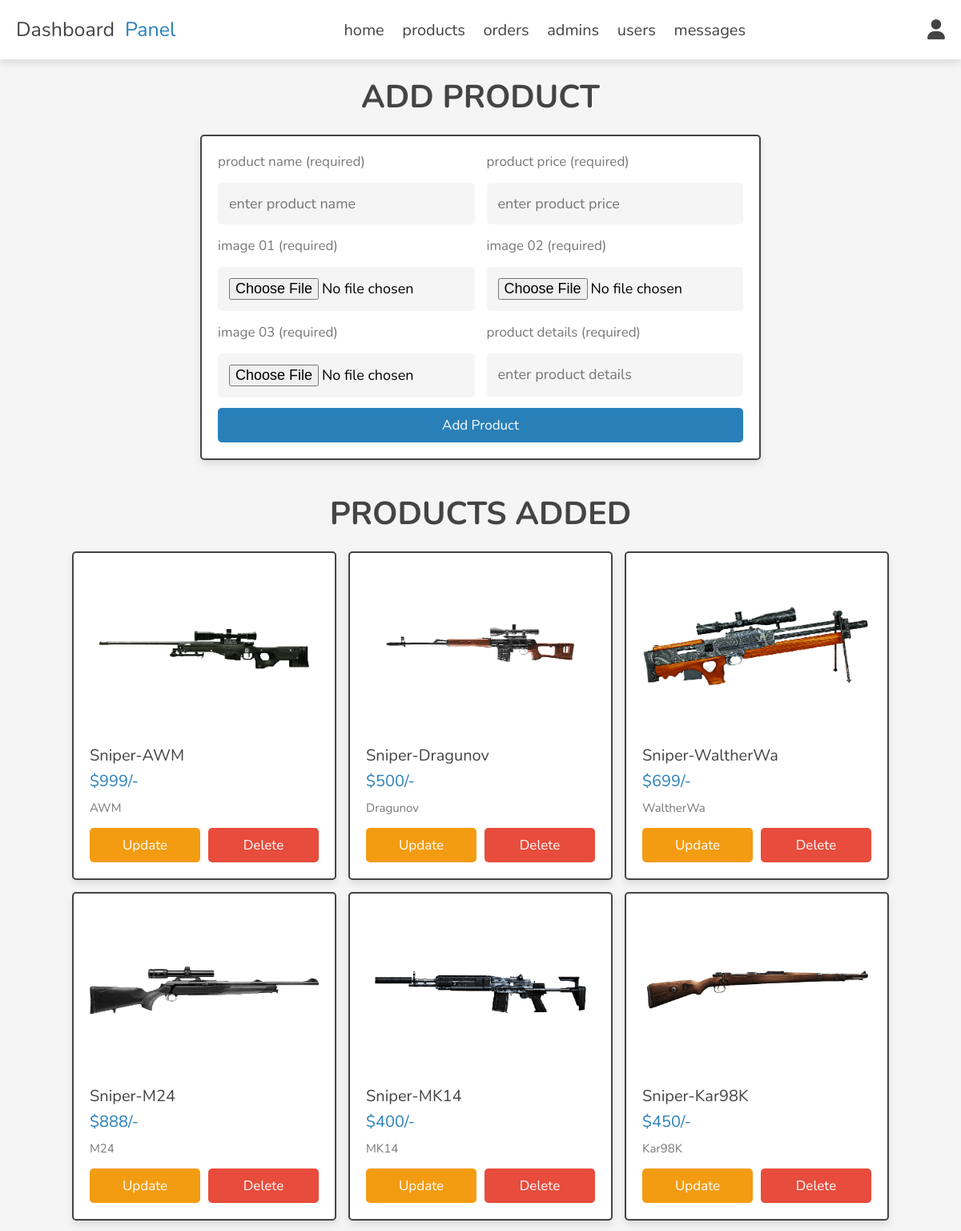
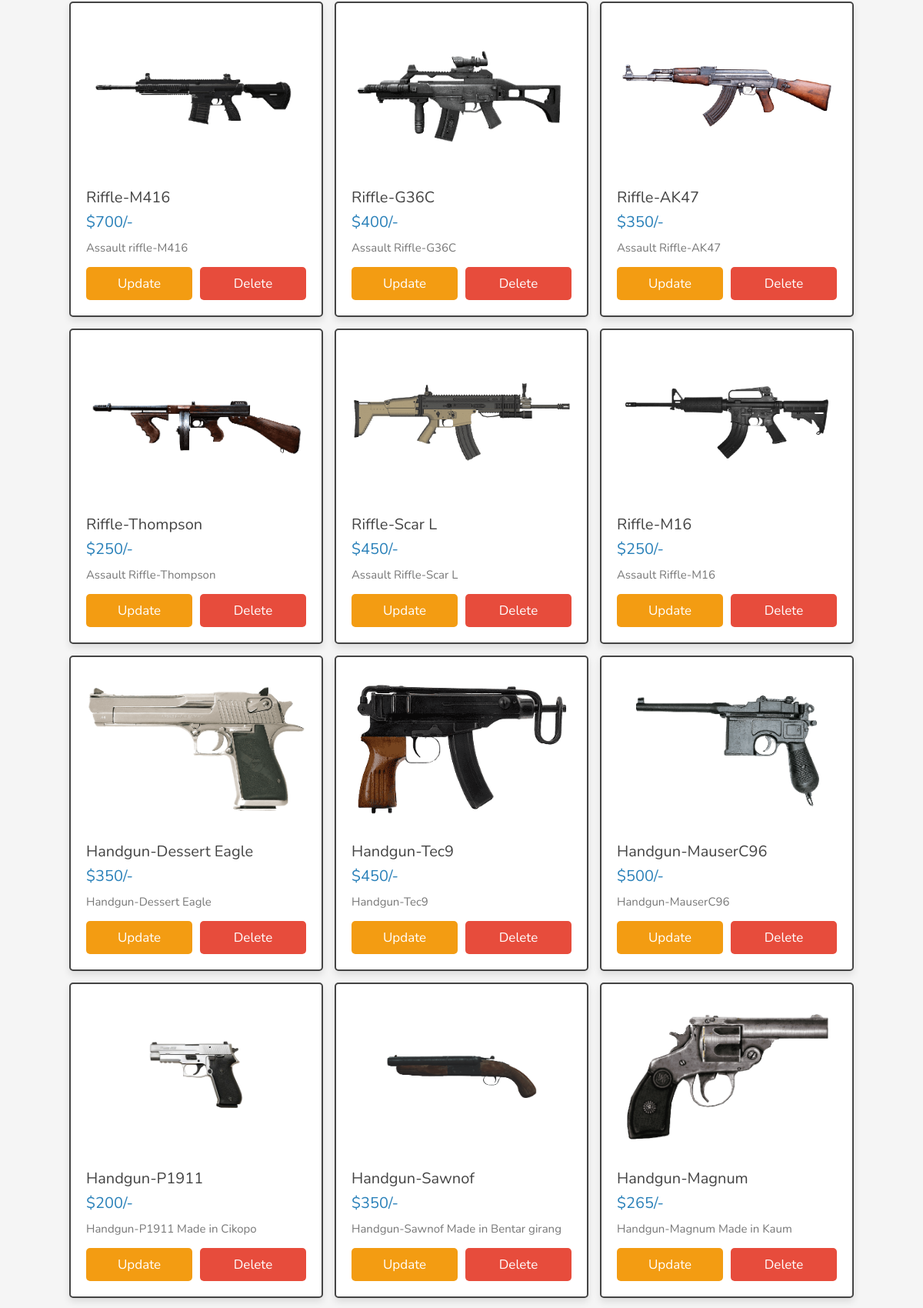
Screenshot of /admin/products.php (signed in, upper part) with the database file from the repository (2 pictures, top to bottom).
### tables this page shows
CREATE TABLE `products` (
  `id` int(100) NOT NULL,
  `name` varchar(100) NOT NULL,
  `details` varchar(500) NOT NULL,
  `price` int(10) NOT NULL,
  `image_01` varchar(100) NOT NULL,
  `image_02` varchar(100) NOT NULL,
  `image_03` varchar(100) NOT NULL
);

### admin/products.php (the view, shortened to what this page needs)
<?php
include '../components/connect.php';
?>
<!DOCTYPE html>
<html lang="en">
<head>
   <link rel="stylesheet" href="https://cdnjs.cloudflare.com/ajax/libs/font-awesome/6.1.1/css/all.min.css">
   <link rel="stylesheet" href="../css/admin_style.css">
</head>
<body>
<?php include '../components/admin_header.php'; ?>
<section class="add-products">
   <h1 class="heading">add product</h1>
   <form action="" method="post" enctype="multipart/form-data">
      <div class="flex">
         <div class="inputBox">
            <span>product name (required)</span>
            <input type="text" class="box" required maxlength="100" placeholder="enter product name" name="name">
         </div>
         <div class="inputBox">
            <span>product price (required)</span>
            <input type="number" min="0" class="box" required max="9999999999" placeholder="enter product price" onkeypress="if(this.value.length == 10) return false;" name="price">
         </div>
        <div class="inputBox">
            <span>image 01 (required)</span>
            <input type="file" name="image_01" accept="image/jpg, image/jpeg, image/png, image/webp" class="box" required>
        </div>
        <div class="inputBox">
            <span>image 02 (required)</span>
            <input type="file" name="image_02" accept="image/jpg, image/jpeg, image/png, image/webp" class="box" required>
        </div>
        <div class="inputBox">
            <span>image 03 (required)</span>
            <input type="file" name="image_03" accept="image/jpg, image/jpeg, image/png, image/webp" class="box" required>
        </div>
         <div class="inputBox">
            <span>product details (required)</span>
            <textarea name="details" placeholder="enter product details" class="box" required maxlength="500" cols="30" rows="10"></textarea>
         </div>
      </div>
      <input type="submit" value="add product" class="btn" name="add_product">
   </form>
</section>
<section class="show-products">
   <h1 class="heading">products added</h1>
   <div class="box-container">
   <?php
      $select_products = $conn->prepare("SELECT * FROM `products`");
      $select_products->execute();
      if($select_products->rowCount() > 0){
         while($fetch_products = $select_products->fetch(PDO::FETCH_ASSOC)){
   ?>
   <div class="box">
      <img src="../uploaded_img/<?= $fetch_products['image_01']; ?>" alt="">
      <div class="name"><?= $fetch_products['name']; ?></div>
      <div class="price">$<span><?= $fetch_products['price']; ?></span>/-</div>
      <div class="details"><span><?= $fetch_products['details']; ?></span></div>
      <div class="flex-btn">
         <a href="update_product.php?update=<?= $fetch_products['id']; ?>" class="option-btn">update</a>
         <a href="products.php?delete=<?= $fetch_products['id']; ?>" class="delete-btn" onclick="return confirm('delete this product?');">delete</a>
      </div>
   </div>
   <?php
         }
      }else{
         echo '<p class="empty">no products added yet!</p>';
      }
   ?>
   </div>
</section>
</body>
</html>

### css/admin_style.css (style rules this page uses)
:root { --main-color:#2980b9; --orange:#f39c12; --red:#e74c3c; --black:#444; --white:#fff; --light-color:#777; --light-bg:#f5f5f5; --border:.2rem solid var(--black); --box-shadow:0 .5rem 1rem rgba(0,0,0,.1); }
* { font-family: 'Nunito', sans-serif; margin:0; padding:0; box-sizing: border-box; outline: none; border:none; text-decoration: none; }
html { font-size: 62.5%; overflow-x: hidden; }
body { background-color: var(--light-bg); }
section { padding:2rem; max-width: 1200px; margin:0 auto; }
.heading { font-size: 4rem; color:var(--black); margin-bottom: 2rem; text-align: center; text-transform: uppercase; }
.btn, .delete-btn, .option-btn { display: block; width: 100%; margin-top: 1rem; border-radius: .5rem; padding:1rem 3rem; font-size: 1.7rem; text-transform: capitalize; color:var(--white); cursor: pointer; text-align: center; }
.btn { background-color: var(--main-color); }
.option-btn { background-color: var(--orange); }
.delete-btn { background-color: var(--red); }
.flex-btn { display: flex; gap:1rem; }
.add-products form { max-width: 70rem; margin: 0 auto; background-color: var(--white); box-shadow: var(--box-shadow); border:var(--border); border-radius: .5rem; padding:2rem; }
.add-products form .flex { display: flex; gap:1.5rem; flex-wrap: wrap; }
.add-products form .flex .inputBox { flex:1 1 25rem; }
.add-products form span { font-size:1.7rem; color:var(--light-color); }
.add-products form .box { font-size: 1.8rem; background-color: var(--light-bg); border-radius: .5rem; padding:1.4rem; width: 100%; margin-top: 1.5rem; }
.add-products form textarea { height: 5.4rem; resize: none; }
.show-products .box-container { display: grid; grid-template-columns: repeat(auto-fit, 33rem); gap:1.5rem; justify-content: center; align-items: flex-start; }
.show-products .box-container .box { background-color: var(--white); box-shadow: var(--box-shadow); border-radius: .5rem; border:var(--border); padding:2rem; }
.show-products .box-container .box img { width: 100%; height: 20rem; object-fit: contain; margin-bottom: 1.5rem; }
.show-products .box-container .box .name { font-size: 2rem; color:var(--black); }
.show-products .box-container .box .price { font-size: 2rem; color:var(--main-color); margin:.5rem 0; }
.show-products .box-container .box .details { font-size: 1.5rem; color:var(--light-color); line-height: 2; }

### rows the page displays
products: image_01 (picture), name "Sniper-AWM", price "999", details "AWM"
products: image_01 (picture), name "Sniper-Dragunov", price "500", details "Dragunov"
products: image_01 (picture), name "Sniper-WaltherWa", price "699", details "WaltherWa"
products: image_01 (picture), name "Sniper-M24", price "888", details "M24"
products: image_01 (picture), name "Sniper-MK14", price "400", details "MK14"
products: image_01 (picture), name "Sniper-Kar98K", price "450", details "Kar98K"
products: image_01 (picture), name "Riffle-M416", price "700", details "Assault riffle-M416"
products: image_01 (picture), name "Riffle-G36C", price "400", details "Assault Riffle-G36C"
products: image_01 (picture), name "Riffle-AK47", price "350", details "Assault Riffle-AK47"
products: image_01 (picture), name "Riffle-Thompson", price "250", details "Assault Riffle-Thompson"
products: image_01 (picture), name "Riffle-Scar L", price "450", details "Assault Riffle-Scar L"
products: image_01 (picture), name "Riffle-M16", price "250", details "Assault Riffle-M16"
products: image_01 (picture), name "Handgun-Dessert Eagle", price "350", details "Handgun-Dessert Eagle"
products: image_01 (picture), name "Handgun-Tec9", price "450", details "Handgun-Tec9"
products: image_01 (picture), name "Handgun-MauserC96", price "500", details "Handgun-MauserC96"
products: image_01 (picture), name "Handgun-P1911", price "200", details "Handgun-P1911 Made in Cikopo"
products: image_01 (picture), name "Handgun-Sawnof", price "350", details "Handgun-Sawnof Made in Bentar girang"
products: image_01 (picture), name "Handgun-Magnum", price "265", details "Handgun-Magnum Made in Kaum"
